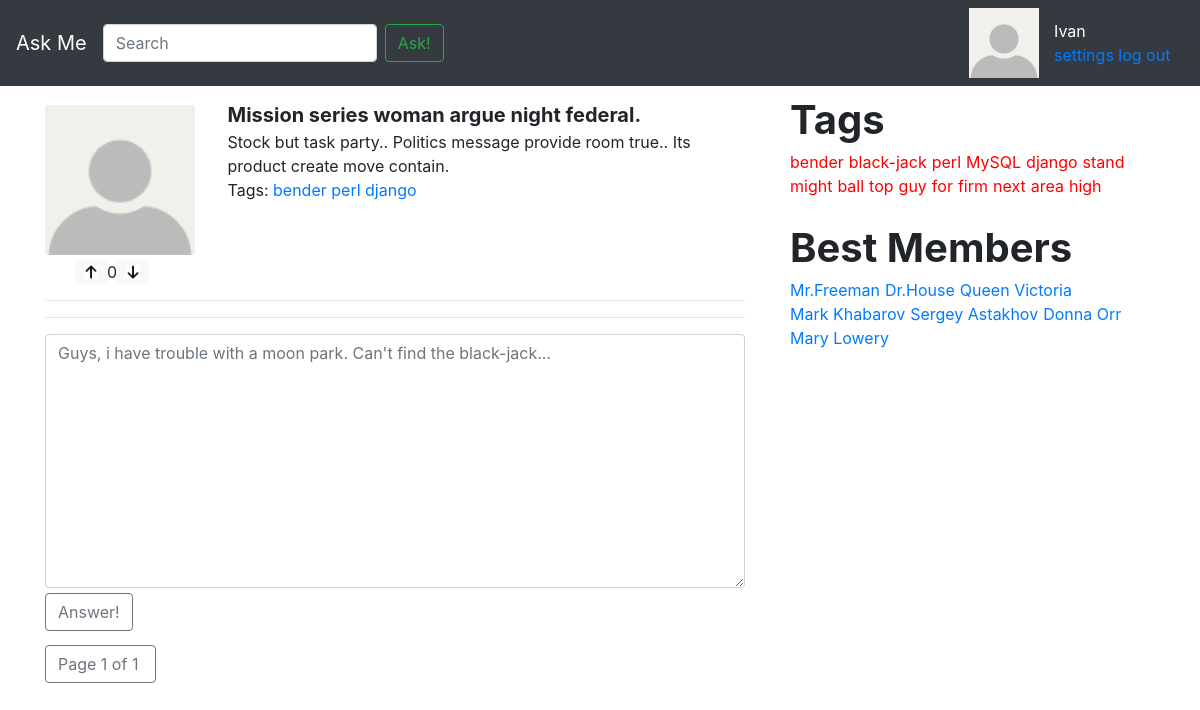
Before: /question/15/ with the older database file.
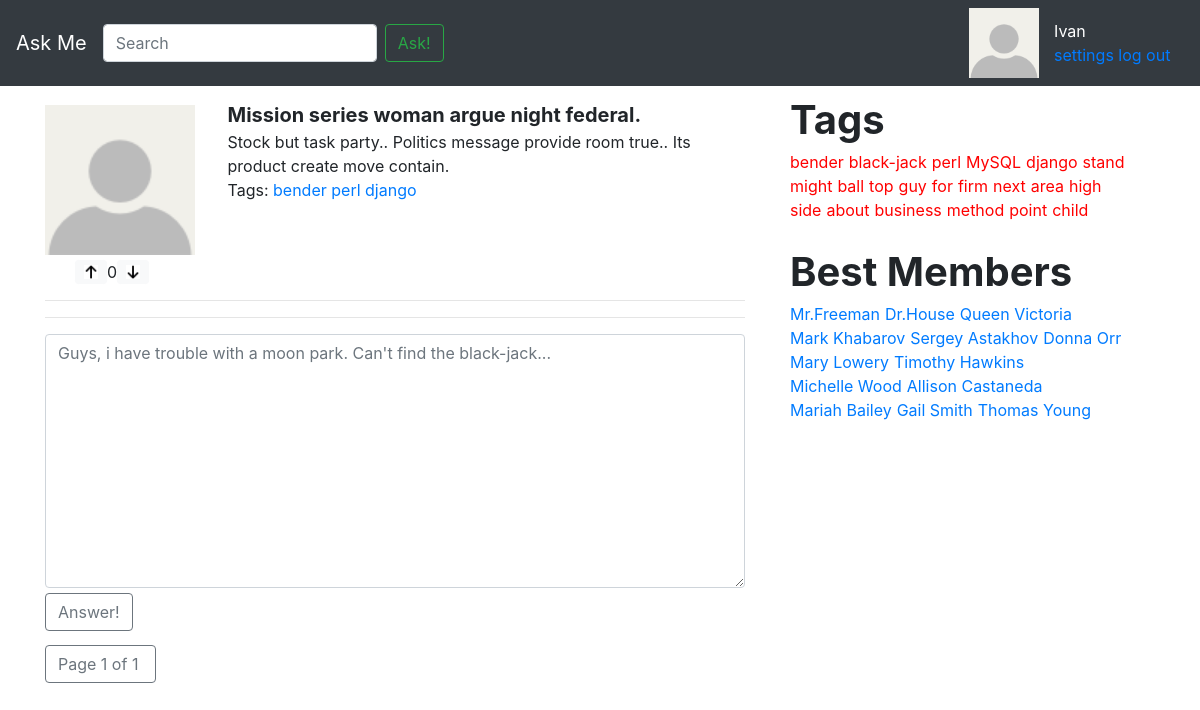
After: the same page with the newer database file.
### app/models.py (models this page shows, shortened)
class Tag(models.Model):
	name = models.CharField(max_length = 256, unique = True, verbose_name = 'Название тэга')
	objects = TagManager()
	def __str__(self):
		return self.name
	class Meta:
		verbose_name = 'Тэг'
		verbose_name_plural = 'Тэги'

class User(models.Model):
	author = models.OneToOneField('Profile', on_delete=models.CASCADE)
	objects = UserManager()
	def __str__(self):
		return self.author.user_name
	class Meta:
		verbose_name = 'Пользователь'
		verbose_name_plural = 'Пользователи'

class Profile(models.Model):
	user_name = models.CharField(max_length = 256, verbose_name = 'Имя в системе')
	email = models.EmailField(verbose_name = 'E-mail', default = 'default@def.com', blank = True)
	image = models.ImageField(upload_to='static/img/', default = '111.jpg', blank = True)
	class Meta:
		verbose_name = 'Профиль'
		verbose_name_plural = 'Профили'

### app/views.py (the view)
# urls.py: path('question/<int:question_id>/', views.question_answers, name='question_answers'),
def question_answers(request, question_id):
	question = Question.objects.question_by_id(question_id)
	question_answers = Answer.objects.question_answers(question_id)
	page_obj = paginate(request, question_answers)
	return render(request, 'answers_page.html', {
		'page_obj': page_obj,
		'question': question,
		})

### app/models.py (called while the page is built)
	def get_all_users(self):
		return self.all()

	def count_rating(self):
		return self.filter(mark_type = Mark.MarkType.LIKE).count() - self.filter(mark_type = Mark.MarkType.DISLIKE).count()

	def question_by_id(self, question_id):
		return self.get(pk=question_id)

	def question_answers(self, question_id):
		return self.filter(question__id = question_id).order_by('-date_create')

	def get_all_tags(self):
		return self.all()

### app/views.py (called while the page is built)
def paginate(request, object_list, per_page=3):
    paginator = Paginator(object_list, per_page)
    page_number = request.GET.get('page')
    page_obj = paginator.get_page(page_number)
    return page_obj

### askme/context_processors.py (called while the page is built)
def tags(arg):
	tags = Tag.objects.get_all_tags()
	return { 'tags': tags }

def best_members(arg):
	best_members = User.objects.get_all_users()
	return { 'members': best_members }

### templates/answers_page.html (shortened to what this page needs)
{% extends 'inc/base.html' %}
{% load static %}
{% block content %}
    <div class="row main_question">
    <div class="col-3 question_box_left">
        <div class="row">
            <img id="main_question_img" src="../../static/img/{{ question.author.author.image }}" alt="My image" class="question-img">
        </div>
        <div id="main_question_like_widget" class="row like_widget">
            <img class="btn btn-primary btn-sm btn-light" src="{% static 'img/like.jpg' %}" height="24">
            <div class="bd-highlight like-status"> {{ question.marks.count_rating }} </div>
            <img class="btn btn-primary btn-sm btn-light" src="{% static 'img/dislike.jpg' %}" height="24">
        </div>
    </div>
        <div class="col-9">
            <div class="question_box_right">
                <div class="question-title">{{ question.title }}</div>
                <div >{{ question.text }}</div>
                <div class="row">
                    <div class="col">
                        <span class="ans_tag">Tags:</span>
                            {% for tag in question.tags.get_all_tags %}
                                <a class="ans_tag" href="{% url 'tag' tag  %}">{{ tag }}</a>
                            {% endfor %}
                    </div>
                </div>
            </div>
        </div>
    </div>
    <hr/>
    <hr/>
    <textarea class="form-control" id="exampleFormControlTextarea1" rows="10" placeholder="Guys, i have trouble with a moon park. Can't find the black-jack..."></textarea>
    <button id="answer_btn_answer_page" type="button" class="page_btn btn btn-outline-secondary" id="answer_btn">Answer!
    </button>
{% endblock content %}
{% block right %}
    {% include 'inc/tags_section.html' %}
{% endblock right %}
{% block page_btns %}
    {% include 'inc/pagination.html' %}
{% endblock page_btns %}

### templates/inc/tags_section.html
<div>
    <div class="row">
        <span class="row tags_header">Tags</span>
    </div>
    <div class="row link_tags">
        {% for tag in tags %}
            <a class="sample_tag lang_tag" href="{% url 'tag' tag  %}">{{ tag }}</a>
        {% endfor %}
    </div>
</div>
<div>
    <div class="row">
        <span class="row tags_header">Best Members</span>
    </div>
    <div class="row link_tags">
        {% for member in members %}
            <a class="sample_tag" href="">{{ member }}</a>
        {% endfor %}
    </div>
</div>

Changed rows visible on the page:
added Tag: name "side"
added Tag: name "about"
added Tag: name "business"
added Tag: name "method"
added Tag: name "point"
added Tag: name "child"
added User: author.user_name "Timothy Hawkins"
added User: author.user_name "Michelle Wood"
added User: author.user_name "Allison Castaneda"
added User: author.user_name "Mariah Bailey"
added User: author.user_name "Gail Smith"
added User: author.user_name "Thomas Young"
